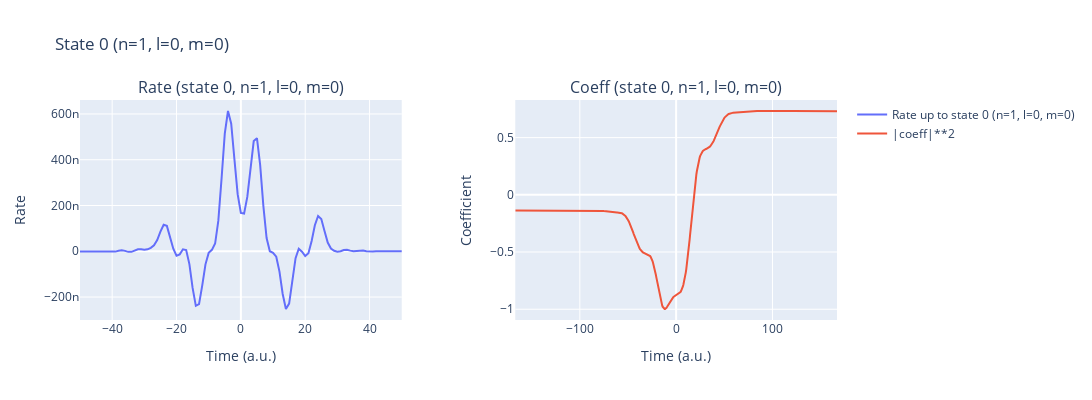
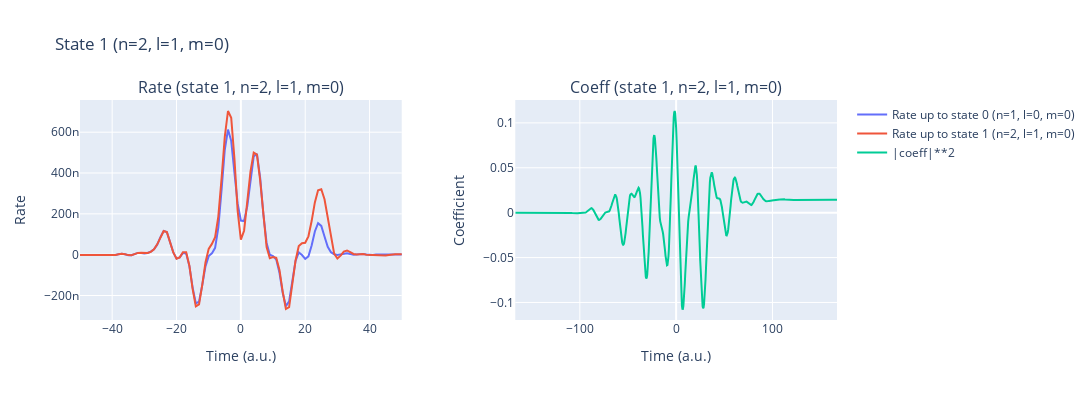
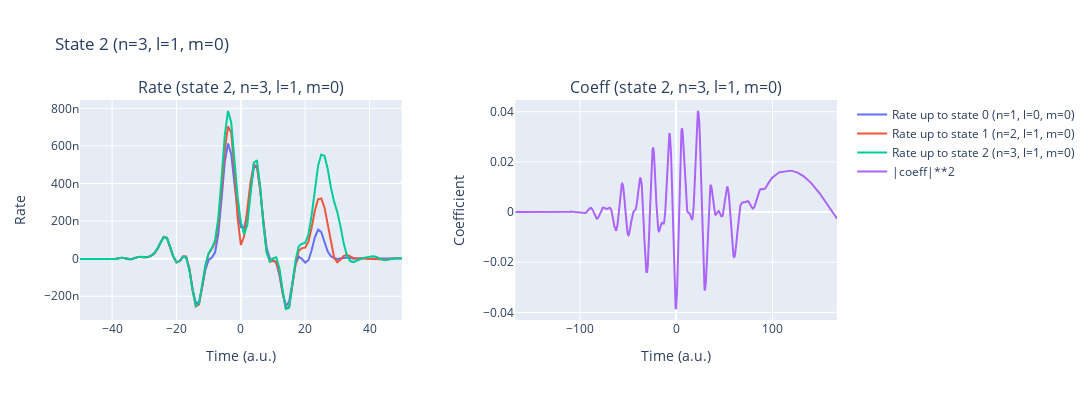
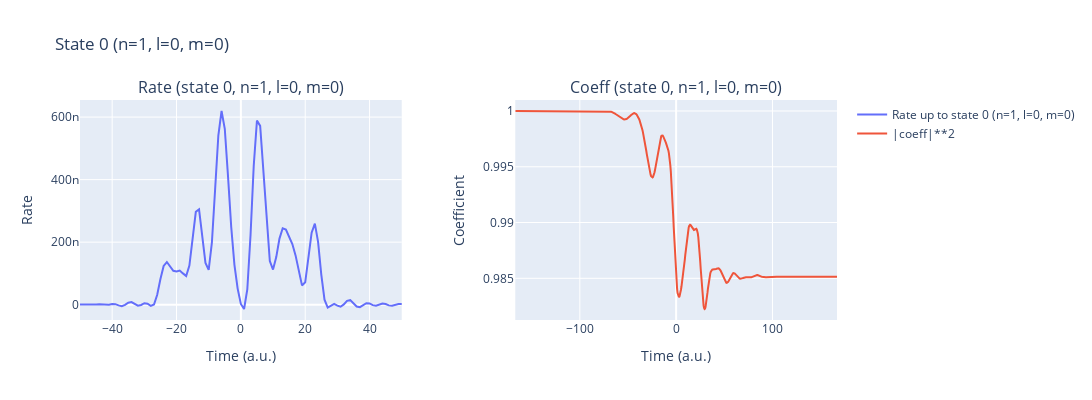

Notebook code for these charts, in order:
### Code cell
%autoreload
laser_pulses = LaserField(cache_results=True)
laser_pulses.add_pulse(params['lam0'], params['intensity'], params['cep'], params['lam0']/ AtomicUnits.nm / AtomicUnits.speed_of_light)
t_min, t_max = laser_pulses.get_time_interval()
time_recon= np.arange(int(t_min), int(t_max)+1, 1.)
# to save computation time we can neglect cross terms!! just look at formula for <p|d|psi> there is i^l and because of the transition rules l has to be +-1 so if we sum over all states and one is complex conjugatet and we sum it up they will cancel out !!! but be carefull we only can use states that are allowed theoretically

rate_tRecX = IonRate(time_recon, laser_pulses, params, dT=0.5, kernel_type='exact_SFA', excitedStates=3, coeffType="trecx", delay=-264.99, get_p_only=True, only_c0_is_1_rest_normal=True)
# rateExcited_1 = IonRate(time_recon, laser_pulses, params, dT=0.5, kernel_type='exact_SFA', excitedStates=1, coeffType="numerical", gauge="length", get_p_only=True, only_c0_is_1_rest_normal=True)
# rateExcited_2 = IonRate(time_recon, laser_pulses, params, dT=0.5, kernel_type='exact_SFA', excitedStates=2, coeffType="numerical", gauge="length", get_p_only=True, only_c0_is_1_rest_normal=True)
rateExcited_3 = IonRate(time_recon, laser_pulses, params, dT=0.5, kernel_type='exact_SFA', excitedStates=3, coeffType="numerical", gauge="length", get_p_only=True, only_c0_is_1_rest_normal=True)
laser_pulses.reset()

### Figure 1 — Plotly figure (JSON) as saved in the notebook; plotly's stock layout.template omitted (floating-point values rounded to 4 significant figures; data arrays with more than 128 entries replaced by an {"elided": "..."} marker saying what was removed)
{"data": [{"mode": "lines", "name": "Rate up to state 0 (n=1, l=0, m=0)", "type": "scatter", "x": {"elided": "333 int values"}, "xaxis": "x", "y": {"elided": "333 float values"}, "yaxis": "y"}, {"mode": "lines", "name": "|coeff|**2", "type": "scatter", "x": {"elided": "669 float values"}, "xaxis": "x2", "y": {"elided": "669 float values"}, "yaxis": "y2"}], "layout": {"annotations": [{"font": {"size": 16}, "showarrow": false, "text": "Rate (state 0, n=1, l=0, m=0)", "x": 0.2125, "xanchor": "center", "xref": "paper", "y": 1, "yanchor": "bottom", "yref": "paper"}, {"font": {"size": 16}, "showarrow": false, "text": "Coeff (state 0, n=1, l=0, m=0)", "x": 0.7875, "xanchor": "center", "xref": "paper", "y": 1, "yanchor": "bottom", "yref": "paper"}], "height": 400, "title": {"text": "State 0 (n=1, l=0, m=0)"}, "width": 1200, "xaxis": {"anchor": "y", "domain": [0, 0.425], "range": [-50, 50], "title": {"text": "Time (a.u.)"}}, "xaxis2": {"anchor": "y2", "domain": [0.575, 1], "title": {"text": "Time (a.u.)"}}, "yaxis": {"anchor": "x", "domain": [0, 1], "title": {"text": "Rate"}}, "yaxis2": {"anchor": "x2", "domain": [0, 1], "title": {"text": "Coefficient"}}}}

### Figure 2 — Plotly figure (JSON) as saved in the notebook; plotly's stock layout.template omitted (floating-point values rounded to 4 significant figures; data arrays with more than 128 entries replaced by an {"elided": "..."} marker saying what was removed)
{"data": [{"mode": "lines", "name": "Rate up to state 0 (n=1, l=0, m=0)", "type": "scatter", "x": {"elided": "333 int values"}, "xaxis": "x", "y": {"elided": "333 float values"}, "yaxis": "y"}, {"mode": "lines", "name": "Rate up to state 1 (n=2, l=1, m=0)", "type": "scatter", "x": {"elided": "333 int values"}, "xaxis": "x", "y": {"elided": "333 float values"}, "yaxis": "y"}, {"mode": "lines", "name": "|coeff|**2", "type": "scatter", "x": {"elided": "669 float values"}, "xaxis": "x2", "y": {"elided": "669 float values"}, "yaxis": "y2"}], "layout": {"annotations": [{"font": {"size": 16}, "showarrow": false, "text": "Rate (state 1, n=2, l=1, m=0)", "x": 0.2125, "xanchor": "center", "xref": "paper", "y": 1, "yanchor": "bottom", "yref": "paper"}, {"font": {"size": 16}, "showarrow": false, "text": "Coeff (state 1, n=2, l=1, m=0)", "x": 0.7875, "xanchor": "center", "xref": "paper", "y": 1, "yanchor": "bottom", "yref": "paper"}], "height": 400, "title": {"text": "State 1 (n=2, l=1, m=0)"}, "width": 1200, "xaxis": {"anchor": "y", "domain": [0, 0.425], "range": [-50, 50], "title": {"text": "Time (a.u.)"}}, "xaxis2": {"anchor": "y2", "domain": [0.575, 1], "title": {"text": "Time (a.u.)"}}, "yaxis": {"anchor": "x", "domain": [0, 1], "title": {"text": "Rate"}}, "yaxis2": {"anchor": "x2", "domain": [0, 1], "title": {"text": "Coefficient"}}}}

### Figure 3 — Plotly figure (JSON) as saved in the notebook; plotly's stock layout.template omitted (floating-point values rounded to 4 significant figures; data arrays with more than 128 entries replaced by an {"elided": "..."} marker saying what was removed)
{"data": [{"mode": "lines", "name": "Rate up to state 0 (n=1, l=0, m=0)", "type": "scatter", "x": {"elided": "333 int values"}, "xaxis": "x", "y": {"elided": "333 float values"}, "yaxis": "y"}, {"mode": "lines", "name": "Rate up to state 1 (n=2, l=1, m=0)", "type": "scatter", "x": {"elided": "333 int values"}, "xaxis": "x", "y": {"elided": "333 float values"}, "yaxis": "y"}, {"mode": "lines", "name": "Rate up to state 2 (n=3, l=1, m=0)", "type": "scatter", "x": {"elided": "333 int values"}, "xaxis": "x", "y": {"elided": "333 float values"}, "yaxis": "y"}, {"mode": "lines", "name": "|coeff|**2", "type": "scatter", "x": {"elided": "669 float values"}, "xaxis": "x2", "y": {"elided": "669 float values"}, "yaxis": "y2"}], "layout": {"annotations": [{"font": {"size": 16}, "showarrow": false, "text": "Rate (state 2, n=3, l=1, m=0)", "x": 0.2125, "xanchor": "center", "xref": "paper", "y": 1, "yanchor": "bottom", "yref": "paper"}, {"font": {"size": 16}, "showarrow": false, "text": "Coeff (state 2, n=3, l=1, m=0)", "x": 0.7875, "xanchor": "center", "xref": "paper", "y": 1, "yanchor": "bottom", "yref": "paper"}], "height": 400, "title": {"text": "State 2 (n=3, l=1, m=0)"}, "width": 1200, "xaxis": {"anchor": "y", "domain": [0, 0.425], "range": [-50, 50], "title": {"text": "Time (a.u.)"}}, "xaxis2": {"anchor": "y2", "domain": [0.575, 1], "title": {"text": "Time (a.u.)"}}, "yaxis": {"anchor": "x", "domain": [0, 1], "title": {"text": "Rate"}}, "yaxis2": {"anchor": "x2", "domain": [0, 1], "title": {"text": "Coefficient"}}}}

### Figure 4 — Plotly figure (JSON) as saved in the notebook; plotly's stock layout.template omitted (floating-point values rounded to 4 significant figures; data arrays with more than 128 entries replaced by an {"elided": "..."} marker saying what was removed)
{"data": [{"mode": "lines", "name": "Rate up to state 0 (n=1, l=0, m=0)", "type": "scatter", "x": {"elided": "333 int values"}, "xaxis": "x", "y": {"elided": "333 float values"}, "yaxis": "y"}, {"mode": "lines", "name": "|coeff|**2", "type": "scatter", "x": {"elided": "669 float values"}, "xaxis": "x2", "y": {"elided": "669 float values"}, "yaxis": "y2"}], "layout": {"annotations": [{"font": {"size": 16}, "showarrow": false, "text": "Rate (state 0, n=1, l=0, m=0)", "x": 0.2125, "xanchor": "center", "xref": "paper", "y": 1, "yanchor": "bottom", "yref": "paper"}, {"font": {"size": 16}, "showarrow": false, "text": "Coeff (state 0, n=1, l=0, m=0)", "x": 0.7875, "xanchor": "center", "xref": "paper", "y": 1, "yanchor": "bottom", "yref": "paper"}], "height": 400, "title": {"text": "State 0 (n=1, l=0, m=0)"}, "width": 1200, "xaxis": {"anchor": "y", "domain": [0, 0.425], "range": [-50, 50], "title": {"text": "Time (a.u.)"}}, "xaxis2": {"anchor": "y2", "domain": [0.575, 1], "title": {"text": "Time (a.u.)"}}, "yaxis": {"anchor": "x", "domain": [0, 1], "title": {"text": "Rate"}}, "yaxis2": {"anchor": "x2", "domain": [0, 1], "title": {"text": "Coefficient"}}}}
